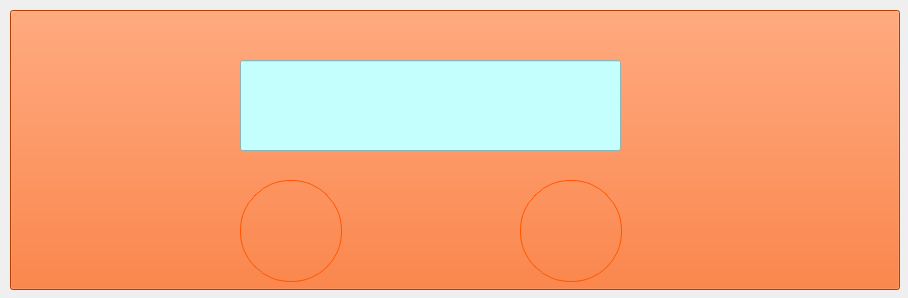
<?xml version="1.0" encoding="UTF-8"?>
<ui version="4.0">
 <class>phone</class>
 <widget class="QWidget" name="phone">
  <property name="geometry">
   <rect>
    <x>0</x>
    <y>0</y>
    <width>908</width>
    <height>298</height>
   </rect>
  </property>
  <property name="windowTitle">
   <string>Form</string>
  </property>
  <property name="autoFillBackground">
   <bool>false</bool>
  </property>
  <widget class="QPushButton" name="pushButton">
   <property name="geometry">
    <rect>
     <x>10</x>
     <y>10</y>
     <width>890</width>
     <height>280</height>
    </rect>
   </property>
   <property name="styleSheet">
    <string notr="true">background-color:rgb(255, 85, 0);</string>
   </property>
   <property name="text">
    <string/>
   </property>
  </widget>
  <widget class="QLineEdit" name="lineEdit">
   <property name="geometry">
    <rect>
     <x>240</x>
     <y>60</y>
     <width>381</width>
     <height>91</height>
    </rect>
   </property>
   <property name="font">
    <font>
     <pointsize>15</pointsize>
     <weight>75</weight>
     <bold>true</bold>
    </font>
   </property>
   <property name="styleSheet">
    <string notr="true">
background-color: rgb(196, 255, 254);</string>
   </property>
  </widget>
  <widget class="QToolButton" name="call_button">
   <property name="enabled">
    <bool>true</bool>
   </property>
   <property name="geometry">
    <rect>
     <x>240</x>
     <y>180</y>
     <width>102</width>
     <height>102</height>
    </rect>
   </property>
   <property name="styleSheet">
    <string notr="true"> border-style: solid;
 border-width:1px;
 border-radius:50px;
border-color: rgb(255, 85, 0);
 max-width:100px;
 max-height:100px;
 min-width:100px;
 min-height:100px;</string>
   </property>
   <property name="text">
    <string/>
   </property>
   <property name="icon">
    <iconset>
     <normaloff>../../../apaul/Downloads/1442844605_Stop1Normal.png</normaloff>../../../apaul/Downloads/1442844605_Stop1Normal.png</iconset>
   </property>
   <property name="iconSize">
    <size>
     <width>128</width>
     <height>128</height>
    </size>
   </property>
   <property name="checkable">
    <bool>false</bool>
   </property>
   <property name="autoRaise">
    <bool>false</bool>
   </property>
  </widget>
  <widget class="QToolButton" name="stop_button">
   <property name="enabled">
    <bool>true</bool>
   </property>
   <property name="geometry">
    <rect>
     <x>520</x>
     <y>180</y>
     <width>102</width>
     <height>102</height>
    </rect>
   </property>
   <property name="styleSheet">
    <string notr="true"> border-style: solid;
 border-width:1px;
 border-radius:50px;
border-color: rgb(255, 85, 0);
 max-width:100px;
 max-height:100px;
 min-width:100px;
 min-height:100px;</string>
   </property>
   <property name="text">
    <string/>
   </property>
   <property name="icon">
    <iconset>
     <normaloff>../../../apaul/Downloads/1442843712_Stop1NormalRed.png</normaloff>../../../apaul/Downloads/1442843712_Stop1NormalRed.png</iconset>
   </property>
   <property name="iconSize">
    <size>
     <width>128</width>
     <height>128</height>
    </size>
   </property>
   <property name="autoRaise">
    <bool>false</bool>
   </property>
  </widget>
 </widget>
 <resources/>
 <connections/>
</ui>
